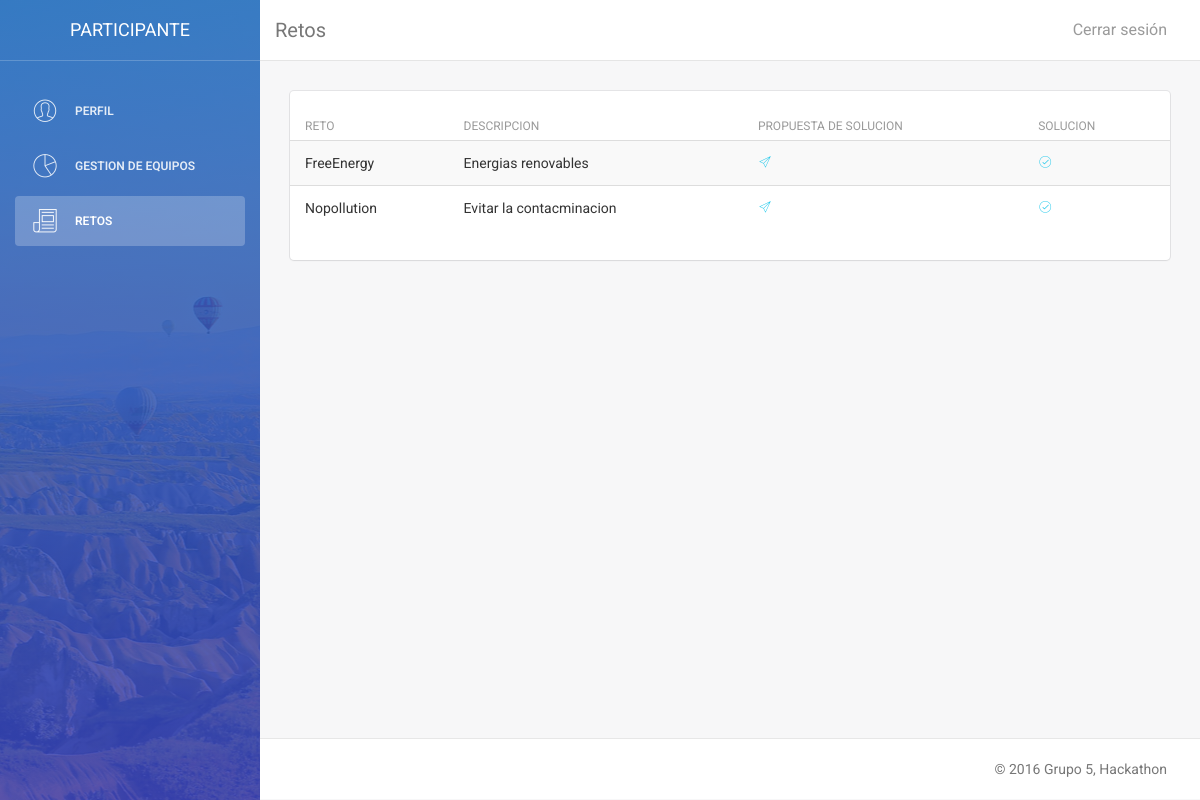
/vistas/participante/p_menu.php (signed in), run on an earlier commit of the app's database.
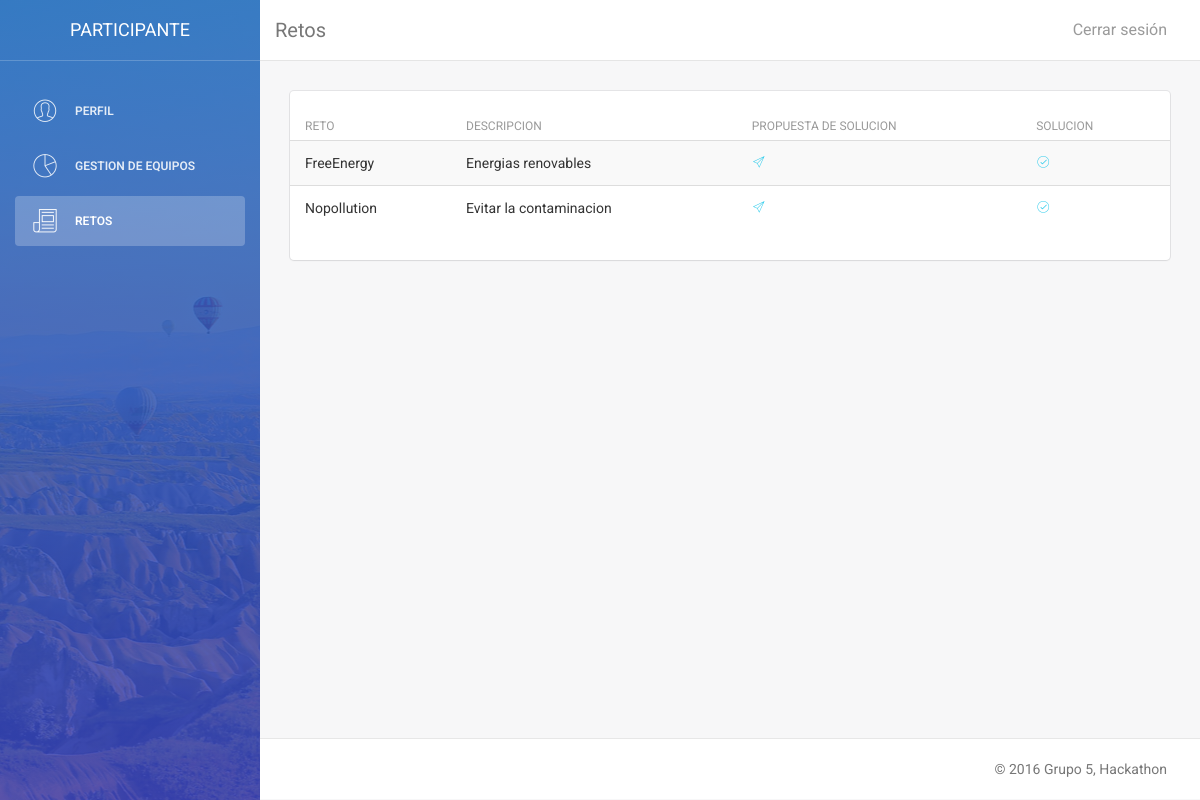
And on a later commit of the database.
### tables this page shows
CREATE TABLE IF NOT EXISTS Reto (
  `idReto` VARCHAR(50) NOT NULL,
	`DescReto` VARCHAR(500),
  `Aceptado` TINYINT(1) NOT NULL DEFAULT 0,
  PRIMARY KEY (`idReto`));

### modelo/model_usuario.php (called while the page is built, shortened)
<?php
include_once 'connect_DB.php';
class Usuario {
    private function getSede ($pk){
        $db = new Database();
        $query = 'SELECT Sede_idSede FROM Usuario WHERE idUsuario = \'' . $pk .  '\'';
        $result = $db->consulta($query);
        $row = $result->fetch_array(MYSQLI_NUM);
        $sede = $row[0];
        return $sede;
    }
    private function getNombre ($pk){
        $db = new Database();
        $query = 'SELECT Nombre FROM Usuario WHERE idUsuario = \'' . $pk .  '\'';
        $result = $db->consulta($query);
        $row = $result->fetch_array(MYSQLI_NUM);
        $nombre = $row[0];
        return $nombre;
    }
    private function getEmail ($pk){
        $db = new Database();
        $query = 'SELECT Email FROM Usuario WHERE idUsuario = \'' . $pk .  '\'';
        $result = $db->consulta($query);
        $row = $result->fetch_array(MYSQLI_NUM);
        $email = $row[0];
        return $email;
    }
    private function getIdioma ($pk){
        $db = new Database();
        $query = 'SELECT Idioma FROM Usuario WHERE idUsuario = \'' . $pk .  '\'';
        $result = $db->consulta($query);
        $row = $result->fetch_array(MYSQLI_NUM);
        $idioma = $row[0];
        return $idioma;
    }
    private function getRol ($pk){
        $db = new Database();
        $query = 'SELECT Rol FROM Usuario WHERE idUsuario = \'' . $pk .  '\'';
        $result = $db->consulta($query);
        $row = $result->fetch_array(MYSQLI_NUM);
        $rol = $row[0];
        return $rol;
    }
    private function getEquipo ($pk){
        $db = new Database();
        $query = 'SELECT Equipo_idEquipo FROM Usuario WHERE idUsuario = \'' . $pk .  '\'';
        $result = $db->consulta($query);
        $row = $result->fetch_array(MYSQLI_NUM);
        $equipo = $row[0];
        return $equipo;
    }
    public function getPassword ($pk){
        $db = new Database();
        $query = 'SELECT Password FROM Usuario WHERE idUsuario = \'' . $pk .  '\'';
        $result = $db->consulta($query);
        $row = $result->fetch_array(MYSQLI_NUM);
        $pass = $row[0];
        return $pass;
    }
    public function consultar ($pk){
        $sede = $this->getSede($pk);
        $usuNombre = $this->getNombre($pk);
        $usuEmail = $this->getEmail($pk);
        $usuPass = $this->getPassword($pk);
        $idioma = $this->getIdioma($pk);
        $equipo = $this->getEquipo($pk);
        $rol = $this->getRol($pk);
        $usuario = array("idUsuario"=>$pk, "sede"=>$sede, "nombre"=>$usuNombre, "email"=>$usuEmail, "password"=>$usuPass, "idioma"=>$idioma, "equipo"=>$equipo, "rol" => $rol);
        return $usuario;
    }
}
?>

### modelo/connect_DB.php (called while the page is built, shortened)
<?php
class Database {
    var $conexion;
    public function __construct($host="localhost",$user="admin_hackaton",
                                $pass="iu", $db="et1_hackaton"){
        $this->conexion = mysqli_connect($host, $user, $pass, $db);
    }
    public function consulta($sentencia){
        return mysqli_query($this->conexion,$sentencia);
    }
}
?>

### modelo/model_reto.php (called while the page is built, shortened)
<?php
include_once 'connect_DB.php';
class Reto {
    public function listar(){
        $db = new Database();
        $sqlRetos = $db->consulta("SELECT * FROM Reto");
        $arrayRetos = array();
        while ($row = mysqli_fetch_assoc($sqlRetos)) {
            $arrayRetos[] = $row;
        }
        return $arrayRetos;
    }
}
?>

### vistas/participante/p_menu.php (the view, shortened to what the changed rows need)
<!doctype html>
<html lang="en">
    <?php
    include_once "../../modelo/model_usuario.php";
    $usu = new Usuario();
    $datos = $usu->consultar($_SESSION['login_usuario']);
    include_once "../../modelo/model_reto.php";
    $reto = new Reto();
    $retos = $reto->listar();
    ?>
    <body>
        <div class="wrapper">
            <div class="main-panel">
                <div class="content">
                    <div class="container-fluid">
                        <div class="row">
                            <div class="col-md-12">
                                <div class="card">
                                    <div class="content table-responsive table-full-width">
                                        <table class="table table-hover table-striped">
                                            <thead>
                                                <th>Reto</th>
                                                <th>Descripcion</th>
                                                <?php if($datos['equipo'] != null){ ?>
                                                <th>Propuesta de solucion</th>
                                                <th>Solucion</th>
                                                <?php } ?>
                                            </thead>
                                            <tbody>
                                                <?php foreach ($retos as $r){
                                                if($r['Aceptado'] == true){?>
                                                <tr>
                                                    <td><?php echo $r['idReto'];?></td>
                                                    <td><?php echo $r['DescReto'];?></td>
                                                    <?php if($datos['equipo'] != null){ ?>
                                                    <td><a href="p_prop_sol.php?reto=<?php echo $r['idReto']; ?>"><i class="pe-7s-paper-plane"></i></a></td>
                                                    <td><a href="p_sol.php?reto=<?php echo $r['idReto']; ?>"><i class="pe-7s-check"></i></a></td>
                                                    <?php } ?>
                                                </tr>
                                                <?php }
                                                }?>
                                            </tbody>
                                        </table>
                                    </div>
                                </div>
                            </div>
                        </div>
                    </div>
                </div>
            </div>
        </div>
    </body>
</html>

What changed in the data, as far as the page shows it:
changed reto "Nopollution": DescReto "Evitar la contacminacion" → "Evitar la contaminacion"
